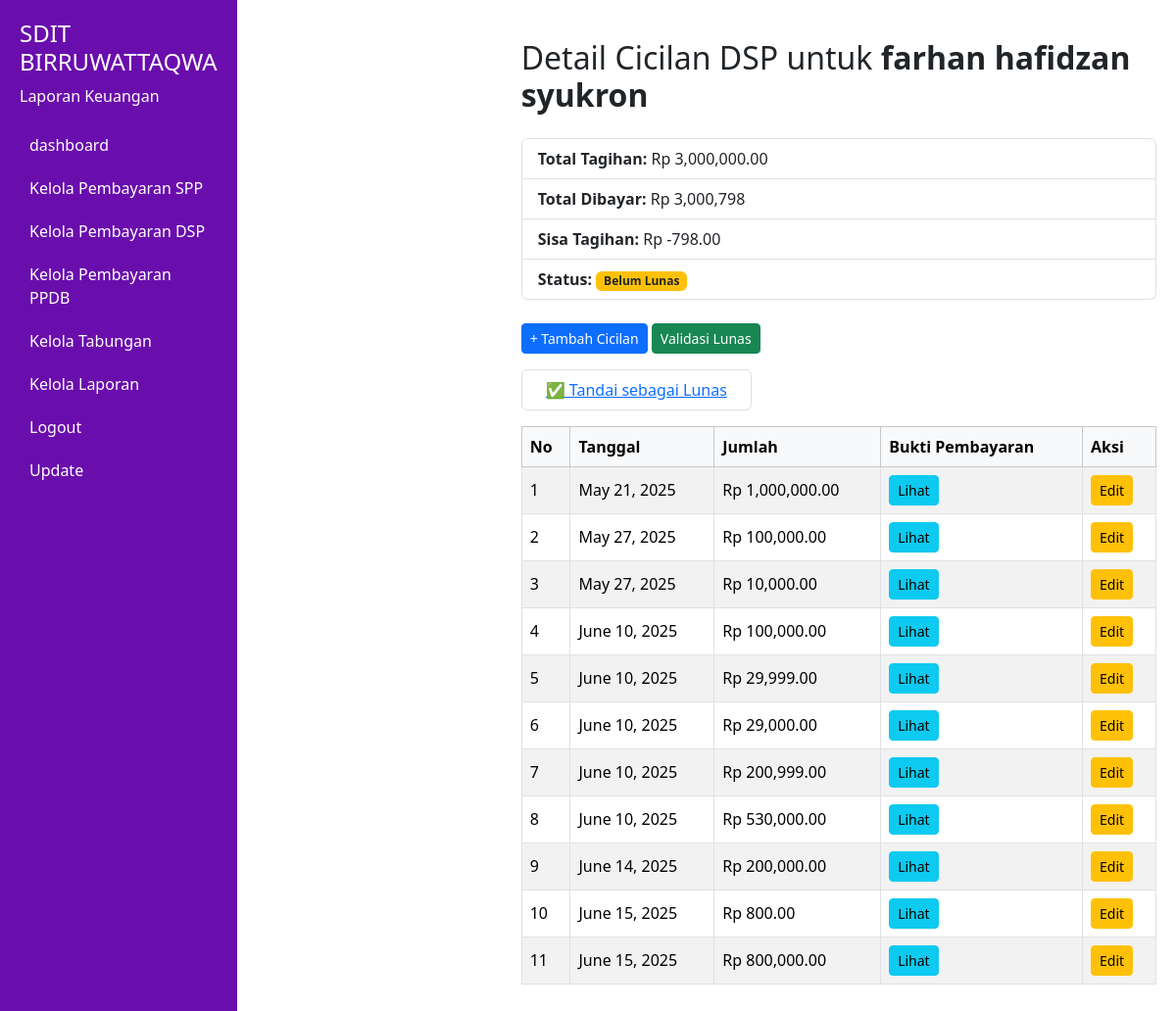
/dsp/1/cicilan/, run on the app's committed database.
### keuangan/models.py (models this page shows, shortened)
class DSP(models.Model):
    siswa = models.ForeignKey(Siswa, on_delete=models.CASCADE)
    total_tagihan = models.DecimalField(max_digits=10, decimal_places=2, default=3000000)
    tanggal_mulai = models.DateField(default=timezone.now)
    jatuh_tempo = models.DateField()
    status = models.CharField(
        max_length=20,
        choices=[
            ('belum lunas', 'Belum Lunas'),
            ('lunas', 'Lunas')
        ],
        default='belum lunas'
    )
    def total_terbayar(self):
        from django.db.models import Sum # Import di sini agar tidak ada circular import
        return self.dspcicilan_set.aggregate(Sum('jumlah'))['jumlah__sum'] or 0
    def sisa_tagihan(self):
        return self.total_tagihan - self.total_terbayar()

class Siswa(models.Model):
    user = models.OneToOneField(User, on_delete=models.CASCADE)
    nama = models.CharField(max_length=100)
    kelas = models.CharField(max_length=50)
    no_rekening = models.CharField(max_length=20)

class DSPCicilan(models.Model):
    dsp = models.ForeignKey(DSP, on_delete=models.CASCADE)
    tanggal = models.DateField(auto_now_add=True)
    jumlah = models.DecimalField(max_digits=10, decimal_places=2)
    bukti_pembayaran = models.ImageField(upload_to='bukti_dsp/')
    is_posted_to_laporan_keuangan = models.BooleanField(default=False) # Tambahkan field ini

### keuangan/views.py (the view)
# urls.py: path('dsp/<int:dsp_id>/cicilan/', views.dsp_cicilan_list, name='dsp_cicilan_list'),
def dsp_cicilan_list(request, dsp_id):
    dsp = get_object_or_404(DSP, id=dsp_id)
    cicilan_list = DSPCicilan.objects.filter(dsp=dsp).order_by('tanggal')
    return render(request, 'keuangan/admin/cicilan_list.html', {
        'dsp': dsp,
        'cicilan_list': cicilan_list,
    })

### keuangan/templates/keuangan/admin/cicilan_list.html (shortened to what this page needs)
{% load humanize %}
{% load static %}
<!DOCTYPE html>
<html lang="en">
<head>
    <link href="https://cdn.jsdelivr.net/npm/bootstrap@5.3.3/dist/css/bootstrap.min.css" rel="stylesheet">
</head>
<body>
<div class="sidebar">
    <h4>SDIT BIRRUWATTAQWA</h4>
    <p>Laporan Keuangan</p>
        <a href="{% url 'dashboard_redirect' %}">dashboard</a>
        <a href="{% url 'kelola_pembayaran' %}">Kelola Pembayaran SPP</a>
        <a href="{% url 'dsp_list' %}">Kelola Pembayaran DSP</a>
        <a href="{% url 'ppdb_list' %}">Kelola Pembayaran PPDB </a>
        <a href="{% url 'kelola_tabungan' %}">Kelola Tabungan</a>
        <a href="{% url 'laporan_keuangan' %}"> Kelola Laporan</a>
        <a href="{% url 'logout' %}">Logout</a>
        <a href="{% url 'daftar_siswa' %}">Update</a>
</div>
<div class="container">
    <h2 class="mb-4">Detail Cicilan DSP untuk <strong>{{ dsp.siswa.nama }}</strong></h2>
    <ul class="list-group mb-4">
        <li class="list-group-item"><strong>Total Tagihan:</strong> Rp {{ dsp.total_tagihan|intcomma }}</li>
        <li class="list-group-item"><strong>Total Dibayar:</strong> Rp {{ dsp.total_terbayar|intcomma }}</li>
        <li class="list-group-item"><strong>Sisa Tagihan:</strong> Rp {{ dsp.sisa_tagihan|intcomma }}</li>
        <li class="list-group-item"><strong>Status:</strong>
            {% if dsp.status == "lunas" %}
                <span class="badge bg-success">Lunas</span>
            {% else %}
                <span class="badge bg-warning text-dark">Belum Lunas</span>
            {% endif %}
        </li>
    </ul>
    {% if dsp.status != "lunas" %}
        <a href="{% url 'dsp_cicilan_tambah' dsp.id %}" class="btn btn-sm btn-primary mb-3">+ Tambah Cicilan</a>
        {% if dsp.total_terbayar >= dsp.total_tagihan %}
            <form method="post" action="{% url 'validasi_dsp_lunas' dsp.id %}" class="d-inline">
                <button type="submit" class="btn btn-success btn-sm mb-3">Validasi Lunas</button>
            </form>
        {% endif %}
    {% endif %}
    <div class="mb-3">
        {% if dsp.status|lower == "belum lunas" %}
            <a href="{% url 'ubah_status_dsp' dsp.id 'lunas' %}" class="inline-block px-4 py-2 text-sm font-medium text-green-700 border border-green-700 rounded hover:bg-green-700 hover:text-white transition">
                ✅ Tandai sebagai Lunas
            </a>
        {% else %}
            <a href="{% url 'ubah_status_dsp' dsp.id 'belum lunas' %}" class="inline-block px-4 py-2 text-sm font-medium text-yellow-700 border border-yellow-500 rounded hover:bg-yellow-500 hover:text-white transition">
                ⚠️ Tandai sebagai Belum Lunas
            </a>
        {% endif %}
    </div>
    <div class="table-responsive">
        <table class="table table-bordered table-striped align-middle">
            <thead class="table-light">
                <tr>
                    <th>No</th>
                    <th>Tanggal</th>
                    <th>Jumlah</th>
                    <th>Bukti Pembayaran</th>
                    <th>Aksi</th>
                </tr>
            </thead>
            <tbody>
                {% for cicilan in cicilan_list %}
                <tr>
                    <td>{{ forloop.counter }}</td>
                    <td>{{ cicilan.tanggal }}</td>
                    <td>Rp {{ cicilan.jumlah|intcomma }}</td>
                    <td>
                        {% if cicilan.bukti_pembayaran %}
                            <a href="{{ cicilan.bukti_pembayaran.url }}" target="_blank" class="btn btn-sm btn-info">Lihat</a>
                        {% else %}
                            <span class="text-muted">Tidak ada</span>
                        {% endif %}
                    </td>
                    <td>
                        <a href="{% url 'dsp_cicilan_edit' dsp.id cicilan.id %}" class="btn btn-sm btn-warning">Edit</a>
                    </td>
                </tr>
                {% empty %}
                <tr>
                    <td colspan="5" class="text-center text-muted">Belum ada cicilan yang tercatat.</td>
                </tr>
                {% endfor %}
            </tbody>
        </table>
    </div>
</div>
</body>
</html>

### keuangan/templates/keuangan/admin/cicilan_list.html (style rules this page uses)
body { margin: 0; padding: 0; display: flex; font-family: 'Segoe UI', Tahoma, Geneva, Verdana, sans-serif; }
.sidebar { width: 250px; background: #6a0dad; color: white; min-height: 100vh; padding: 20px; }
.sidebar a { color: white; text-decoration: none; display: block; padding: 10px; }
.container { margin-left: 270px; padding: 40px 20px; flex-grow: 1; }
.table th, .table td { vertical-align: middle !important; }
.inline-block { display: inline-block; }

### data on the page
DSP: siswa.nama "farhan hafidzan syukron", total_tagihan "3,000,000.00", total_terbayar "3,000,798", sisa_tagihan "-798.00"
DSPCicilan: tanggal "May 21, 2025", jumlah "1,000,000.00"
DSPCicilan: tanggal "May 27, 2025", jumlah "100,000.00"
DSPCicilan: tanggal "May 27, 2025", jumlah "10,000.00"
DSPCicilan: tanggal "June 10, 2025", jumlah "100,000.00"
DSPCicilan: tanggal "June 10, 2025", jumlah "29,999.00"
DSPCicilan: tanggal "June 10, 2025", jumlah "29,000.00"
DSPCicilan: tanggal "June 10, 2025", jumlah "200,999.00"
DSPCicilan: tanggal "June 10, 2025", jumlah "530,000.00"
DSPCicilan: tanggal "June 14, 2025", jumlah "200,000.00"
DSPCicilan: tanggal "June 15, 2025", jumlah "800.00"
DSPCicilan: tanggal "June 15, 2025", jumlah "800,000.00"
